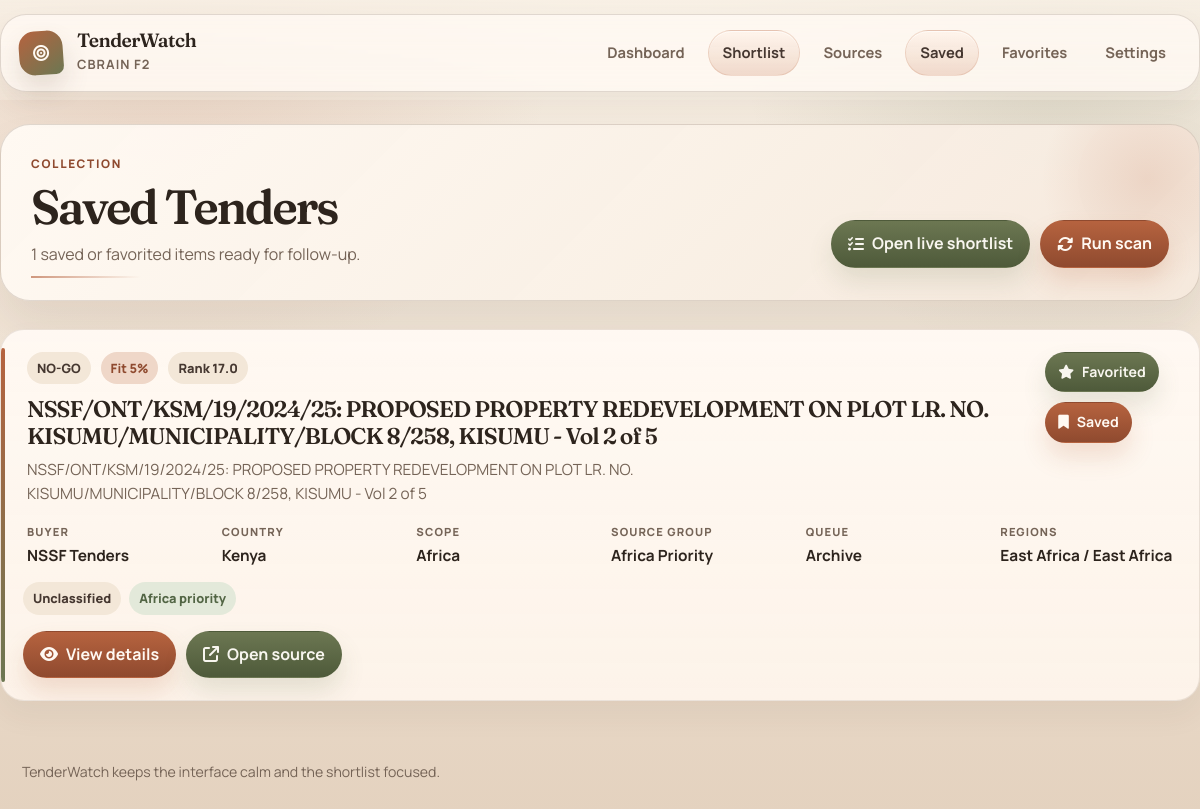
/saved, run on an earlier commit of the app's database.
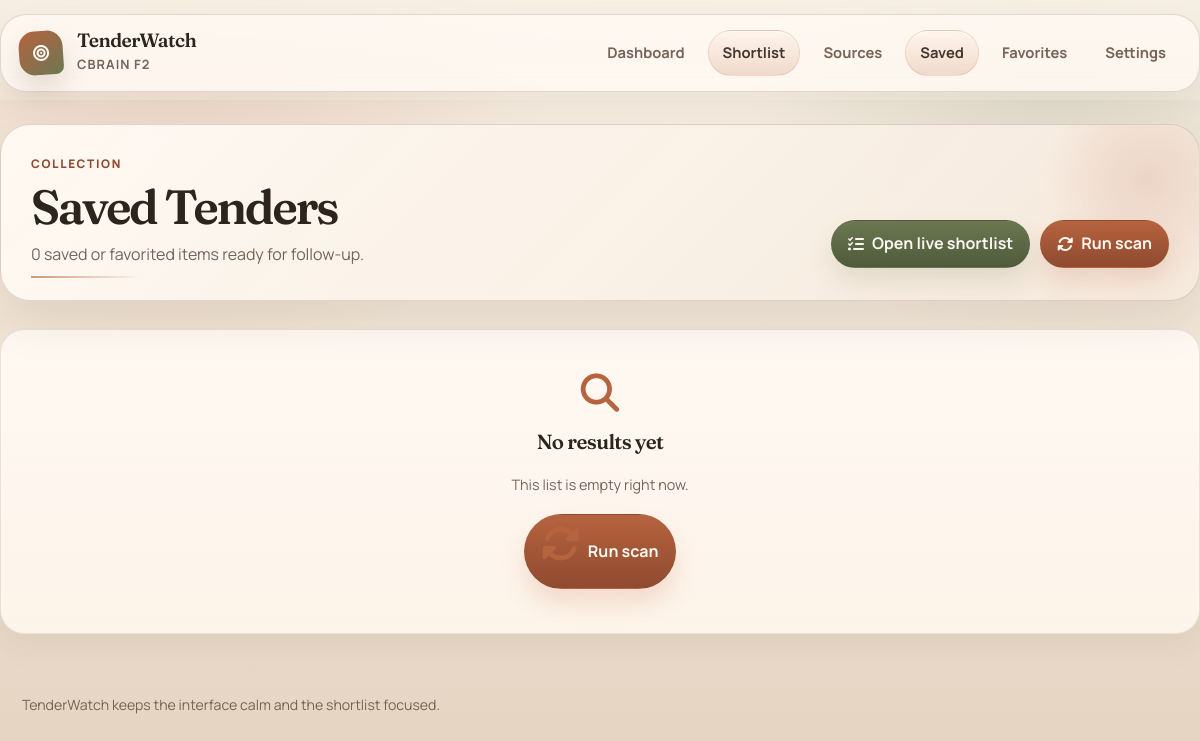
And on a later commit of the database.
### app/models.py (models this page shows)
class TenderResult(db.Model):
    id = db.Column(db.Integer, primary_key=True)
    title = db.Column(db.Text, nullable=False)
    title_translated = db.Column(db.Text, default="")
    link = db.Column(db.Text, unique=True, nullable=False)
    description = db.Column(db.Text, default="")
    description_translated = db.Column(db.Text, default="")
    buyer = db.Column(db.String(200))
    country = db.Column(db.String(200))
    deadline = db.Column(db.String(200))
    publication_date = db.Column(db.String(200))  # F2: for timing filter
    score = db.Column(db.Float)
    ranking_score = db.Column(db.Float, default=0.0)
    keywords_matched = db.Column(db.Text)
    scoring_breakdown = db.Column(db.Text, default="")
    inferred_domains = db.Column(db.Text, default="")  # JSON: ["EDMS", "Workflow", "Gov"]
    priority_level = db.Column(db.String(20), default="LOW")  # HIGH, MEDIUM, LOW, LOCKED, CONDITIONAL, STRATEGIC
    likely_fit_for_f2 = db.Column(db.String(20), default="uncertain")  # true, false, uncertain, no-go, discuss, conditional, strategic
    timing_status = db.Column(db.String(100), default="")  # Timing constraint result
    procurement_status = db.Column(db.String(30), default="open")  # open, locked, locked_but_open, conditional_nogo, conditional_strategic
    requires_qualification = db.Column(db.Boolean, default=False)  # True if Microsoft-mandated
    qualification_reason = db.Column(db.Text, default="")  # Why qualification is needed
    qualification_answers = db.Column(db.Text, default="")  # JSON: user-provided answers to qualification questions
    platform_commitment_signals = db.Column(db.Text, default="")  # JSON: detected Microsoft commitment signals
    discovery_method = db.Column(db.String(50), default="manual")  # 'manual', 'auto', 'priority'
    search_query = db.Column(db.String(500))  # Search query that found this (for auto-discovered)
    search_source = db.Column(db.String(50))  # 'google', 'bing', or source name
    source_group = db.Column(db.String(50), default="experimental")
    scan_pipeline = db.Column(db.String(50), default="africa_priority")
    geographic_scope = db.Column(db.String(30), default="Unknown")
    region = db.Column(db.String(100), default="")
    africa_priority_flag = db.Column(db.Boolean, default=False)
    donor_or_multilateral_flag = db.Column(db.Boolean, default=False)
    target_beneficiary_region = db.Column(db.String(100), default="")
    buyer_region = db.Column(db.String(100), default="")
    implementation_region = db.Column(db.String(100), default="")
    recommendation = db.Column(db.String(20), default="REVIEW")
    queue_bucket = db.Column(db.String(30), default="main_shortlist")
    semantic_score = db.Column(db.Float, default=0.0)
    ai_confidence = db.Column(db.Float, default=0.0)
    entities_extracted = db.Column(db.Text, default="")  # JSON with extracted entities
    ai_summary = db.Column(db.Text, default="")  # AI-generated summary
    saved = db.Column(db.Boolean, default=False)
    favorite = db.Column(db.Boolean, default=False)
    notified = db.Column(db.Boolean, default=False)
    source_id = db.Column(db.Integer, db.ForeignKey("tender_source.id"))
    source = db.relationship("TenderSource")
    category = db.Column(db.String(100))
    confidence = db.Column(db.Float)
    created_at = db.Column(db.DateTime, default=datetime.utcnow)

### app/routes.py (the view)
@main.route("/saved")
def saved():
    settings = _get_settings()
    results = (
        TenderResult.query
        .filter_by(saved=True)
        .all()
    )
    results = sorted(results, key=tender_sort_key)
    return render_template(
        "scan_results.html",
        results=results,
        title="Saved Tenders",
        sort_by="recommended",
        category="",
        min_score=0,
        search="",
        recent_days=30,
        recent_window_options=RECENT_WINDOW_OPTIONS,
        categories=[],
        shortlist_mode="combined",
        geographic_scope="",
        africa_priority_flag="",
        donor_or_multilateral_flag="",
        implementation_region="",
        buyer_region="",
        recommendation_filter="SHORTLIST",
        queue_bucket="",
        geographic_scopes=[],
        implementation_regions=[],
        buyer_regions=[],
        settings=settings,
        shortlist_modes=SHORTLIST_MODES,
        secondary_review_count=0,
    )

### app/geography.py (called while the page is built)
def recommendation_priority(value: str) -> int:
    mapping = {"GO": 0, "REVIEW": 1, "NO-GO": 2}
    return mapping.get((value or "").strip().upper(), 3)

def tender_sort_key(tender: Any) -> Tuple[Any, ...]:
    recommendation = getattr(tender, "recommendation", "") or "REVIEW"
    fit_score = float(getattr(tender, "score", 0) or 0)
    africa_flag = 1 if getattr(tender, "africa_priority_flag", False) else 0
    donor_flag = 1 if getattr(tender, "donor_or_multilateral_flag", False) else 0
    deadline = getattr(tender, "deadline", "") or "9999-12-31"
    created_at = getattr(tender, "created_at", None)
    created_ts = created_at.timestamp() if created_at else 0
    return (
        recommendation_priority(recommendation),
        -fit_score,
        -africa_flag,
        -donor_flag,
        deadline,
        -created_ts,
    )

### app/routes.py (called while the page is built)
def _get_settings() -> AppSettings:
    settings = AppSettings.query.first()
    if settings:
        return settings
    settings = AppSettings()
    db.session.add(settings)
    db.session.commit()
    return settings

### app/templates/scan_results.html (shortened to what this page needs)
{% extends "base.html" %}
{% block content %}
{% set collection_view = title is defined and title %}
{% set advanced_filters_active = geographic_scope or africa_priority_flag or donor_or_multilateral_flag or implementation_region or buyer_region or queue_bucket %}
<section class="page-heading">
    <div>
        <p class="eyebrow">{% if collection_view %}Collection{% else %}Shortlist{% endif %}</p>
        <h1 class="page-title">{{ title or 'Tender shortlists' }}</h1>
        <p class="page-subtitle">
            {% if collection_view %}
                {{ results|length }} saved or favorited items ready for follow-up.
            {% endif %}
        </p>
    </div>
    <div class="header-actions">
        {% if collection_view %}
            <a class="btn btn-secondary" href="{{ url_for('main.scan') }}">
                <i class="fa-solid fa-list-check"></i>
                Open live shortlist
            </a>
        {% endif %}
        <form method="post" action="{{ url_for('main.scan') }}">
            <button class="btn btn-primary" type="submit">
                <i class="fa-solid fa-rotate"></i>
                Run scan
            </button>
        </form>
    </div>
</section>
{% if results %}
    <section class="results-stack" style="margin-top: 18px;">
        {% for r in results %}
            <article class="result-card">
                <div class="result-top">
                    <div>
                        <div class="pill-row">
                            <span class="tag {% if r.recommendation == 'GO' %}tag-success{% elif r.recommendation == 'REVIEW' %}tag-warning{% else %}tag-neutral{% endif %}">
                                {{ r.recommendation or 'REVIEW' }}
                            </span>
                            <span class="tag tag-primary">Fit {{ "%.0f"|format(r.score or 0) }}%</span>
                            <span class="tag tag-neutral">Rank {{ "%.1f"|format(r.ranking_score or 0) }}</span>
                        </div>
                        <h2 class="result-title">
                            <a href="{{ url_for('main.tender_detail', tid=r.id) }}">
                                {{ r.title[:150] }}{% if r.title|length > 150 %}...{% endif %}
                            </a>
                        </h2>
                        {% if r.description or r.description_translated or r.ai_summary %}
                            <p class="result-snippet">
                                {{ (r.description_translated or r.description or r.ai_summary or '')[:260] }}{% if (r.description_translated or r.description or r.ai_summary or '')|length > 260 %}...{% endif %}
                            </p>
                        {% endif %}
                    </div>
                    <div class="action-row">
                        <form method="post" action="{{ url_for('main.toggle_favorite', rid=r.id) }}">
                            <button class="btn btn-sm {% if r.favorite %}btn-secondary{% else %}btn-outline-warning{% endif %}" type="submit">
                                <i class="{% if r.favorite %}fa-solid{% else %}fa-regular{% endif %} fa-star"></i>
                                {{ 'Favorited' if r.favorite else 'Favorite' }}
                            </button>
                        </form>
                        <form method="post" action="{{ url_for('main.toggle_save', rid=r.id) }}">
                            <button class="btn btn-sm {% if r.saved %}btn-primary{% else %}btn-outline-primary{% endif %}" type="submit">
                                <i class="{% if r.saved %}fa-solid{% else %}fa-regular{% endif %} fa-bookmark"></i>
                                {{ 'Saved' if r.saved else 'Save' }}
                            </button>
                        </form>
                    </div>
                </div>
                <div class="meta-grid">
                    <div class="meta-item">
                        <small>Buyer</small>
                        <strong>{{ r.buyer or 'Unknown buyer' }}</strong>
                    </div>
                    <div class="meta-item">
                        <small>Country</small>
                        <strong>{{ r.country or 'Unknown' }}</strong>
                    </div>
                    <div class="meta-item">
                        <small>Scope</small>
                        <strong>{{ r.geographic_scope or 'Unknown' }}</strong>
                    </div>
                    <div class="meta-item">
                        <small>Source group</small>
                        <strong>{{ (r.source_group or 'experimental').replace('_', ' ')|title }}</strong>
                    </div>
                    <div class="meta-item">
                        <small>Queue</small>
                        <strong>{{ (r.queue_bucket or 'main_shortlist').replace('_', ' ')|title }}</strong>
                    </div>
                    <div class="meta-item">
                        <small>Regions</small>
                        <strong>{{ r.buyer_region or 'Buyer unknown' }} / {{ r.implementation_region or 'Implementation unknown' }}</strong>
                    </div>
                </div>
                <div class="compact-list" style="margin-bottom: 16px;">
                    {% if r.category %}
                        <span class="tag tag-neutral">{{ r.category }}</span>
                    {% endif %}
                    {% if r.africa_priority_flag %}
                        <span class="tag tag-success">Africa priority</span>
                    {% endif %}
                </div>
                <div class="action-row">
                    <a class="btn btn-primary" href="{{ url_for('main.tender_detail', tid=r.id) }}">
                        <i class="fa-solid fa-eye"></i>
                        View details
                    </a>
                    <a class="btn btn-secondary" href="{{ r.link }}" target="_blank" rel="noopener noreferrer">
                        <i class="fa-solid fa-arrow-up-right-from-square"></i>
                        Open source
                    </a>
                </div>
            </article>
        {% endfor %}
    </section>
{% else %}
    <section class="empty-state" style="margin-top: 18px;">
        <i class="fa-solid fa-magnifying-glass"></i>
        <h2 class="section-title" style="margin-bottom: 10px;">No results yet</h2>
        <p class="muted" style="margin-bottom: 18px;">
            {% if collection_view %}
                This list is empty right now.
            {% else %}
                Run a scan or widen the filters to surface more opportunities.
            {% endif %}
        </p>
        <form method="post" action="{{ url_for('main.scan') }}">
            <button class="btn btn-primary" type="submit">
                <i class="fa-solid fa-rotate"></i>
                Run scan
            </button>
        </form>
    </section>
{% endif %}
{% endblock %}

### app/templates/base.html (shortened to what this page needs)
<!DOCTYPE html>
<html lang="en">
<head>
    <link href="https://cdnjs.cloudflare.com/ajax/libs/font-awesome/6.5.2/css/all.min.css" rel="stylesheet">
</head>
<body>
    {% set endpoint = request.endpoint or '' %}
    <header class="app-header">
        <div class="shell topbar">
            <a class="brand" href="{{ url_for('main.dashboard') }}">
                <span class="brand-mark"><i class="fa-solid fa-bullseye"></i></span>
                <span class="brand-copy">
                    <strong>TenderWatch</strong>
                    <span>cBrain F2</span>
                </span>
            </a>
            <nav class="nav-links" aria-label="Primary">
                <a class="nav-link {% if endpoint == 'main.dashboard' %}active{% endif %}" href="{{ url_for('main.dashboard') }}">Dashboard</a>
                <a class="nav-link {% if endpoint in ['main.scan', 'main.tender_detail', 'main.saved', 'main.favorites'] %}active{% endif %}" href="{{ url_for('main.scan') }}">Shortlist</a>
                <a class="nav-link {% if endpoint == 'main.sources' %}active{% endif %}" href="{{ url_for('main.sources') }}">Sources</a>
                <a class="nav-link {% if endpoint == 'main.saved' %}active{% endif %}" href="{{ url_for('main.saved') }}">Saved</a>
                <a class="nav-link {% if endpoint == 'main.favorites' %}active{% endif %}" href="{{ url_for('main.favorites') }}">Favorites</a>
                <a class="nav-link {% if endpoint in ['main.settings', 'main.discovery_dashboard'] %}active{% endif %}" href="{{ url_for('main.settings') }}">Settings</a>
            </nav>
        </div>
    </header>
    <main class="shell page">
        {% block content %}{% endblock %}
    </main>
    <footer class="shell app-footer">
        <div>TenderWatch keeps the interface calm and the shortlist focused.</div>
    </footer>
</body>
</html>

What changed in the data, as far as the page shows it:
removed TenderResult: recommendation "NO-GO", score "5", ranking_score "17.0", title "NSSF/ONT/KSM/19/2024/25: PROPOSED PROPERTY REDEVELOPMENT ON PLOT LR. NO. KISUMU/MUNICIPALITY/BLOCK 8/258, KISUMU - Vol 2 of 5", description_translated "NSSF/ONT/KSM/19/2024/25: PROPOSED PROPERTY REDEVELOPMENT ON PLOT LR. NO. KISUMU/MUNICIPALITY/BLOCK 8/258, KISUMU - Vol 2 of 5", favorite "Favorited", saved "Saved", buyer "NSSF Tenders", country "Kenya", geographic_scope "Africa", source_group "Africa Priority", queue_bucket "Archive", buyer_region "East Africa", implementation_region "East Africa", category "Unclassified", africa_priority_flag "Africa priority"
Also different on the page:
{{ results|length }}: "1" → "0"
text now shown: "No results yet This list is empty right now. Run scan"
